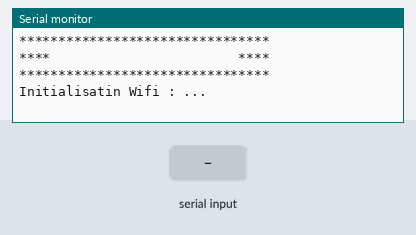
Simulated run of this sketch. Board: Arduino Uno, built with avr-gcc and run on an emulated ATmega328P. On the bench: the last lines printed to the serial monitor. The inputs (shaded band) are chosen by the test bench. The modem accepts every AT command (registered, SIM ready, sends succeed) and sends nothing else.

Above: at 1.8 s.
1.9 s: "OK\n" received over the second serial link
At 2.7 s:
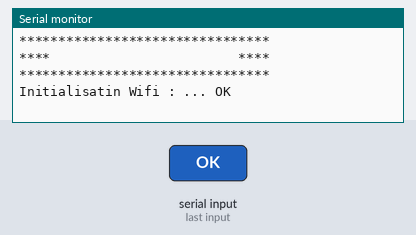
3.4 s: "1\n" received over the second serial link
At 3.9 s:
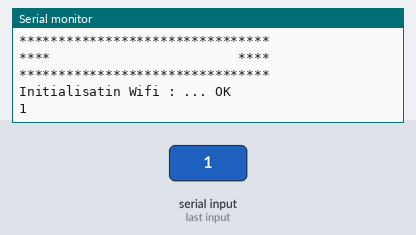

Measured:
- after the input at 1.9 s, the serial monitor: prints a new line at once (image 1)
- after the input at 3.4 s, the serial monitor: prints a new line at once (image 2)

The sketch:

sketch_nov24a.ino
```cpp
#include <SoftwareSerial.h>

SoftwareSerial _wifi2(12, 13); // RX, TX
String _strResponse;

void _WriteCommand(const char *  val)
{
   _wifi2.write(val);
   //Serial.write(val);
   _wifi2.write("\r\n");
   //Serial.write("\r\n");
}
void _ReadResponse(void)
{
   _strResponse = "";
   uint16_t timeout = 500;
   do
   {
      if ( _wifi2.available())
      {
         char s=(unsigned char)_wifi2.read();
          _strResponse += s;
          //Serial.write(s);
      }
      delay(1);
      timeout--;
   }while ( timeout > 0);
}
String getValue(String data, char separator, int index)
{
  int found = 0;
  int strIndex[] = {0, -1};
  int maxIndex = data.length()-1;

  for(int i=0; i<=maxIndex && found<=index; i++){
    if(data.charAt(i)==separator || i==maxIndex){
        found++;
        strIndex[0] = strIndex[1]+1;
        strIndex[1] = (i == maxIndex) ? i+1 : i;
    }
  }

  return found>index ? data.substring(strIndex[0], strIndex[1]) : "";
}
//------------------------------------------------------------------------------
// FONCTION : WIFI_Connect
//
// DESCRIPTION : Test de la presence du module wifi
//------------------------------------------------------------------------------
bool WIFI_Connect(void)
{
   _WriteCommand("AT");
   _ReadResponse();
   _strResponse = getValue(_strResponse,'\n',2);
   if ( _strResponse.startsWith("OK"))
   {
      return true;
   }
   else
   {
      return false;
   }
}

//------------------------------------------------------------------------------
// FONCTION : WIFI_GetIp
//
// DESCRIPTION : affichage de l'adresse IP
//------------------------------------------------------------------------------
String WIFI_GetIp(void)
{
   _WriteCommand("AT+CIFSR");
   _ReadResponse();
   return getValue(_strResponse,'\n',1);
}

void WIFI_ListAP(void)
{
   _WriteCommand("AT+CWLAP");
   _ReadResponse();

   _strResponse = getValue(_strResponse,'\n',2);
   Serial.println(_strResponse);
}


void WIFI_SetDeviceMode(void)
{
   _WriteCommand("AT+CWMODE=1");
   _ReadResponse();
}

void setup()
{
  // put your setup code here, to run once:
  Serial.begin(57600);
  delay(100);
  Serial.println();
  Serial.println("********************************");
  Serial.println("****                        ****");
  Serial.println("********************************");
  Serial.println();
  Serial.print("Initialisatin Wifi : ... ");

  _wifi2.begin(9600);

  if ( WIFI_Connect() )
  {
    Serial.println("OK");
    WIFI_SetDeviceMode();
    Serial.println("Listing wifi a dispo : ...");
    WIFI_ListAP();
  }
 /* else
  {
    Serial.println("ERROR");
  }*/
}

void loop() {
  // put your main code here, to run repeatedly:
   if (_wifi2.available())
    Serial.write(_wifi2.read());
  if (Serial.available())
    _wifi2.write(Serial.read());
}
```
